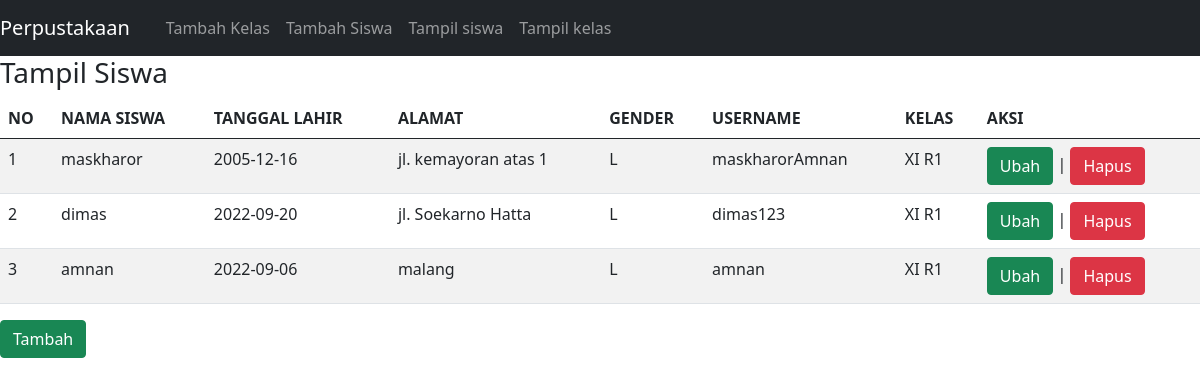
Screenshot of /tampil_siswa.php (signed in) with the database file from the repository.
### tables this page shows
CREATE TABLE `siswa` (
  `id_siswa` int(11) NOT NULL,
  `nama_siswa` varchar(100) NOT NULL,
  `tanggal_lahir` date NOT NULL,
  `gender` enum('L','P') NOT NULL,
  `alamat` text NOT NULL,
  `username` varchar(255) NOT NULL,
  `password` varchar(255) NOT NULL,
  `id_kelas` int(11) NOT NULL
);

CREATE TABLE `kelas` (
  `id_kelas` int(11) NOT NULL,
  `nama_kelas` varchar(20) NOT NULL,
  `kelompok` varchar(20) NOT NULL,
  `angkatan` int(100) NOT NULL
);

### tampil_siswa.php (the view)
<?php
    include "navbar.php";
?>
    <h3>Tampil Siswa</h3>
    <table class="table table-hover table-striped">
        <thead>
            <tr>
                <th>NO</th>
                <th>NAMA SISWA</th>
                <th>TANGGAL LAHIR</th>
                <th>ALAMAT</th>
                <th>GENDER</th>
                <th>USERNAME</th>
                <th>KELAS</th>
                <th>AKSI</th>
            </tr>
        </thead>
        <tbody>
            <?php
                include "koneksi.php";
                $qry_siswa=mysqli_query($conn, "select * from siswa join kelas on kelas.id_kelas=siswa.id_kelas");
                $no=0;
                while($data_siswa=mysqli_fetch_array($qry_siswa)){
                    $no++;?>
                    <tr>
                        <td><?=$no?></td>
                        <td><?=$data_siswa['nama_siswa']?></td>
                        <td><?=$data_siswa['tanggal_lahir']?></td>
                        <td><?=$data_siswa['alamat']?></td>
                        <td><?=$data_siswa['gender']?></td>
                        <td><?=$data_siswa['username']?></td>
                        <td><?=$data_siswa['nama_kelas']?></td>
                        <td>
                            <a href="ubah_siswa.php?id_siswa=<?=$data_siswa['id_siswa']?>" class="btn btn-success">Ubah</a> |
                            <a href="hapus_siswa.php?id_siswa=<?=$data_siswa['id_siswa']?>"onclick="return confirm('Apakah anda yakin menghapus data ini ? ')" class="btn btn-danger">Hapus</a>
                        </td>
                    </tr>
                <?php
                }
            ?>
        </tbody>
    </table>
    <a href="tambah_siswa.php" class="btn btn-success">Tambah</a>

### rows the page displays
siswa: nama_siswa "maskharor", tanggal_lahir "2005-12-16", alamat "jl. kemayoran atas 1", gender "L", username "maskharorAmnan", id_kelas.nama_kelas "XI R1"
siswa: nama_siswa "dimas", tanggal_lahir "2022-09-20", alamat "jl. Soekarno Hatta", gender "L", username "dimas123", id_kelas.nama_kelas "XI R1"
siswa: nama_siswa "amnan", tanggal_lahir "2022-09-06", alamat "malang", gender "L", username "amnan", id_kelas.nama_kelas "XI R1"
